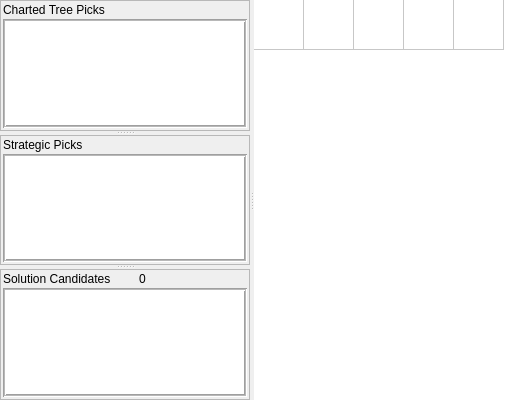
     <widget class="QSplitter" name="solutionDisplaySplitter">
      <property name="orientation">
       <enum>Qt::Orientation::Horizontal</enum>
      </property>
      <widget class="QSplitter" name="suggestionSplitter">
       <property name="maximumSize">
        <size>
         <width>250</width>
         <height>16777215</height>
        </size>
       </property>
       <property name="orientation">
        <enum>Qt::Orientation::Vertical</enum>
       </property>
       <widget class="QFrame" name="decisionTreeFrame">
        <property name="minimumSize">
         <size>
          <width>0</width>
          <height>0</height>
         </size>
        </property>
        <property name="maximumSize">
         <size>
          <width>250</width>
          <height>16777215</height>
         </size>
        </property>
        <property name="frameShape">
         <enum>QFrame::Shape::StyledPanel</enum>
        </property>
        <property name="frameShadow">
         <enum>QFrame::Shadow::Plain</enum>
        </property>
        <property name="lineWidth">
         <number>1</number>
        </property>
        <property name="midLineWidth">
         <number>0</number>
        </property>
        <layout class="QVBoxLayout" name="verticalLayout_2">
         <property name="spacing">
          <number>2</number>
         </property>
         <property name="leftMargin">
          <number>2</number>
         </property>
         <property name="topMargin">
          <number>2</number>
         </property>
         <property name="rightMargin">
          <number>2</number>
         </property>
         <property name="bottomMargin">
          <number>2</number>
         </property>
         <item>
          <widget class="QLabel" name="decisionTreeLabel">
           <property name="toolTip">
            <string>Picks for which an optimal path to every remaining solution candidate has been mapped </string>
           </property>
           <property name="frameShape">
            <enum>QFrame::Shape::NoFrame</enum>
           </property>
           <property name="lineWidth">
            <number>1</number>
           </property>
           <property name="text">
            <string>Charted Tree Picks</string>
           </property>
           <property name="alignment">
            <set>Qt::AlignmentFlag::AlignLeading|Qt::AlignmentFlag::AlignLeft|Qt::AlignmentFlag::AlignVCenter</set>
           </property>
          </widget>
         </item>
         <item>
          <widget class="QListWidget" name="decisionTreeListWidget">
           <property name="sizePolicy">
            <sizepolicy hsizetype="Preferred" vsizetype="Expanding">
             <horstretch>0</horstretch>
             <verstretch>0</verstretch>
            </sizepolicy>
           </property>
           <property name="minimumSize">
            <size>
             <width>0</width>
             <height>0</height>
            </size>
           </property>
           <property name="maximumSize">
            <size>
             <width>16777215</width>
             <height>16777215</height>
            </size>
           </property>
           <property name="font">
            <font>
             <family>Liberation Mono</family>
             <pointsize>18</pointsize>
            </font>
           </property>
           <property name="focusPolicy">
            <enum>Qt::FocusPolicy::NoFocus</enum>
           </property>
           <property name="frameShape">
            <enum>QFrame::Shape::Box</enum>
           </property>
           <property name="midLineWidth">
            <number>1</number>
           </property>
          </widget>
         </item>
        </layout>
       </widget>
       <widget class="QFrame" name="strategicPicksFrame">
        <property name="sizePolicy">
         <sizepolicy hsizetype="Preferred" vsizetype="Preferred">
          <horstretch>0</horstretch>
          <verstretch>0</verstretch>
         </sizepolicy>
        </property>
        <property name="minimumSize">
         <size>
          <width>0</width>
          <height>0</height>
         </size>
        </property>
        <property name="maximumSize">
         <size>
          <width>250</width>
          <height>16777215</height>
         </size>
        </property>
        <property name="frameShape">
         <enum>QFrame::Shape::StyledPanel</enum>
        </property>
        <property name="frameShadow">
         <enum>QFrame::Shadow::Plain</enum>
        </property>
        <property name="midLineWidth">
         <number>2</number>
        </property>
        <layout class="QVBoxLayout" name="verticalLayout_3">
         <property name="spacing">
          <number>2</number>
         </property>
         <property name="leftMargin">
          <number>2</number>
         </property>
         <property name="topMargin">
          <number>2</number>
         </property>
         <property name="rightMargin">
          <number>2</number>
         </property>
         <property name="bottomMargin">
          <number>2</number>
         </property>
         <item>
          <widget class="QLabel" name="strategicLabel">
           <property name="toolTip">
            <string>Picks that are highly effective at narrowing the pool of solution candidates based on heuristic analysis, though not as optimized as Charted Tree Picks.</string>
           </property>
           <property name="layoutDirection">
            <enum>Qt::LayoutDirection::LeftToRight</enum>
           </property>
           <property name="text">
            <string>Strategic Picks</string>
           </property>
           <property name="scaledContents">
            <bool>false</bool>
           </property>
           <property name="alignment">
            <set>Qt::AlignmentFlag::AlignLeading|Qt::AlignmentFlag::AlignLeft|Qt::AlignmentFlag::AlignVCenter</set>
           </property>
          </widget>
         </item>
         <item>
          <widget class="QListWidget" name="strategicListWidget">
           <property name="sizePolicy">
            <sizepolicy hsizetype="Preferred" vsizetype="Expanding">
             <horstretch>0</horstretch>
             <verstretch>0</verstretch>
            </sizepolicy>
           </property>
           <property name="minimumSize">
            <size>
             <width>0</width>
             <height>0</height>
            </size>
           </property>
           <property name="maximumSize">
            <size>
             <width>16777215</width>
             <height>16777215</height>
            </size>
           </property>
           <property name="font">
            <font>
             <family>Liberation Mono</family>
             <pointsize>18</pointsize>
            </font>
           </property>
           <property name="focusPolicy">
            <enum>Qt::FocusPolicy::NoFocus</enum>
           </property>
           <property name="frameShape">
            <enum>QFrame::Shape::Box</enum>
           </property>
           <property name="frameShadow">
            <enum>QFrame::Shadow::Sunken</enum>
           </property>
           <property name="lineWidth">
            <number>1</number>
           </property>
           <property name="midLineWidth">
            <number>1</number>
           </property>
          </widget>
         </item>
        </layout>
       </widget>
       <widget class="QFrame" name="solutionFrame">
        <property name="sizePolicy">
         <sizepolicy hsizetype="Preferred" vsizetype="Preferred">
          <horstretch>0</horstretch>
          <verstretch>0</verstretch>
         </sizepolicy>
        </property>
        <property name="minimumSize">
         <size>
          <width>0</width>
          <height>0</height>
         </size>
        </property>
        <property name="maximumSize">
         <size>
          <width>250</width>
          <height>16777215</height>
         </size>
        </property>
        <property name="frameShape">
         <enum>QFrame::Shape::StyledPanel</enum>
        </property>
        <property name="frameShadow">
         <enum>QFrame::Shadow::Plain</enum>
        </property>
        <property name="midLineWidth">
         <number>2</number>
        </property>
        <layout class="QGridLayout" name="gridLayout">
         <property name="leftMargin">
          <number>2</number>
         </property>
         <property name="topMargin">
          <number>2</number>
         </property>
         <property name="rightMargin">
          <number>2</number>
         </property>
         <property name="bottomMargin">
          <number>2</number>
         </property>
         <property name="spacing">
          <number>2</number>
         </property>
         <item row="0" column="0">
          <widget class="QLabel" name="solutionLabel">
           <property name="toolTip">
            <string>The remaining pool of valid solution candidates according to color clues given for previous picks</string>
           </property>
           <property name="frameShape">
            <enum>QFrame::Shape::NoFrame</enum>
           </property>
           <property name="lineWidth">
            <number>0</number>
           </property>
           <property name="midLineWidth">
            <number>0</number>
           </property>
           <property name="text">
            <string>Solution Candidates</string>
           </property>
           <property name="alignment">
            <set>Qt::AlignmentFlag::AlignLeading|Qt::AlignmentFlag::AlignLeft|Qt::AlignmentFlag::AlignVCenter</set>
           </property>
          </widget>
         </item>
         <item row="0" column="1">
          <widget class="QLabel" name="solutionCountLabel">
           <property name="styleSheet">
            <string notr="true">padding: 0 10px</string>
           </property>
           <property name="lineWidth">
            <number>0</number>
           </property>
           <property name="text">
            <string>0</string>
           </property>
           <property name="alignment">
            <set>Qt::AlignmentFlag::AlignLeading|Qt::AlignmentFlag::AlignLeft|Qt::AlignmentFlag::AlignVCenter</set>
           </property>
          </widget>
         </item>
         <item row="1" column="0" colspan="2">
          <widget class="QListWidget" name="solutionListWidget">
           <property name="sizePolicy">
            <sizepolicy hsizetype="Preferred" vsizetype="Expanding">
             <horstretch>0</horstretch>
             <verstretch>0</verstretch>
            </sizepolicy>
           </property>
           <property name="minimumSize">
            <size>
             <width>0</width>
             <height>0</height>
            </size>
           </property>
           <property name="maximumSize">
            <size>
             <width>16777215</width>
             <height>16777215</height>
            </size>
           </property>
           <property name="font">
            <font>
             <family>Liberation Mono</family>
             <pointsize>18</pointsize>
            </font>
           </property>
           <property name="focusPolicy">
            <enum>Qt::FocusPolicy::NoFocus</enum>
           </property>
           <property name="frameShape">
            <enum>QFrame::Shape::Box</enum>
           </property>
           <property name="midLineWidth">
            <number>1</number>
           </property>
          </widget>
         </item>
        </layout>
       </widget>
      </widget>
      <widget class="WordTableWidget" name="guessDisplay">
       <property name="frameShape">
        <enum>QFrame::Shape::NoFrame</enum>
       </property>
       <property name="frameShadow">
        <enum>QFrame::Shadow::Plain</enum>
       </property>
       <property name="lineWidth">
        <number>1</number>
       </property>
       <property name="rowCount">
        <number>1</number>
       </property>
       <property name="columnCount">
        <number>5</number>
       </property>
       <attribute name="horizontalHeaderVisible">
        <bool>false</bool>
       </attribute>
       <attribute name="horizontalHeaderMinimumSectionSize">
        <number>50</number>
       </attribute>
       <attribute name="horizontalHeaderDefaultSectionSize">
        <number>50</number>
       </attribute>
       <attribute name="verticalHeaderVisible">
        <bool>false</bool>
       </attribute>
       <attribute name="verticalHeaderMinimumSectionSize">
        <number>50</number>
       </attribute>
       <attribute name="verticalHeaderDefaultSectionSize">
        <number>50</number>
       </attribute>
       <row>
        <property name="text">
         <string>New Row</string>
        </property>
        <property name="font">
         <font>
          <pointsize>20</pointsize>
         </font>
        </property>
       </row>
       <column>
        <property name="text">
         <string>A</string>
        </property>
        <property name="font">
         <font>
          <pointsize>20</pointsize>
         </font>
        </property>
       </column>
       <column>
        <property name="text">
         <string>B</string>
        </property>
        <property name="font">
         <font>
          <pointsize>20</pointsize>
         </font>
        </property>
       </column>
       <column>
        <property name="text">
         <string>C</string>
        </property>
        <property name="font">
         <font>
          <pointsize>20</pointsize>
         </font>
        </property>
       </column>
       <column>
        <property name="text">
         <string>D</string>
        </property>
        <property name="font">
         <font>
          <pointsize>20</pointsize>
         </font>
        </property>
       </column>
       <column>
        <property name="text">
         <string>E</string>
        </property>
        <property name="font">
         <font>
          <pointsize>20</pointsize>
         </font>
        </property>
       </column>
      </widget>
     </widget>
